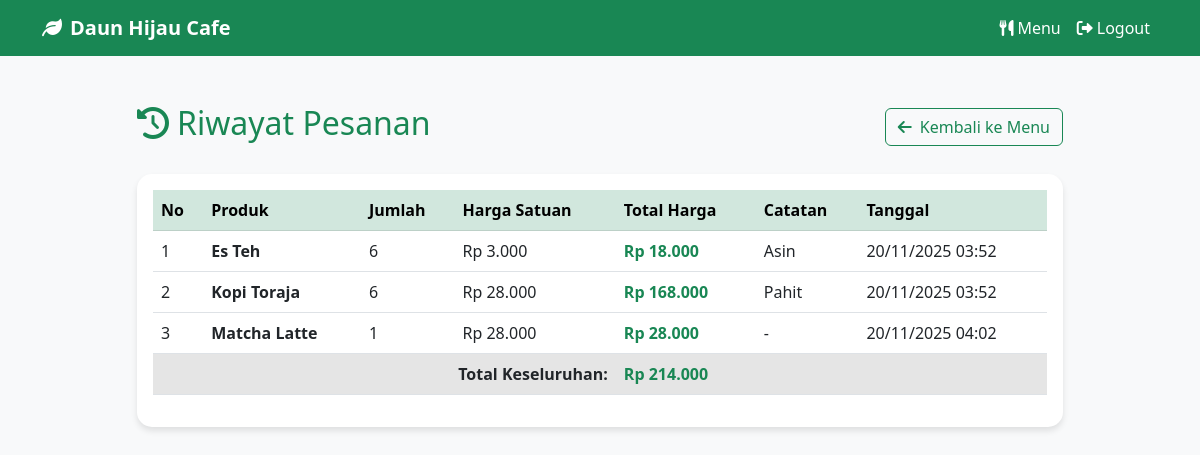
Screenshot of /users/order_history.php (signed in) with the database file from the repository.
### tables this page shows
CREATE TABLE `orders` (
  `id` int NOT NULL,
  `user_id` int NOT NULL,
  `product_id` int NOT NULL,
  `quantity` int NOT NULL,
  `notes` text,
  `order_date` timestamp NULL DEFAULT CURRENT_TIMESTAMP
);

CREATE TABLE `products` (
  `id` int NOT NULL,
  `name` varchar(100) NOT NULL,
  `description` varchar(100) NOT NULL,
  `price` int NOT NULL,
  `category` varchar(100) NOT NULL
);

### users/order_history.php (the view, shortened to what this page needs)
<?php
include 'env.php';
$user_id = $_SESSION['user_id'];
$query = "SELECT o.*, p.name as product_name, p.price as product_price
          FROM orders o
          JOIN products p ON o.product_id = p.id
          WHERE o.user_id = '$user_id'
          ORDER BY o.order_date ASC";
$result = $koneksi->query($query);
?>
<!DOCTYPE html>
<html lang="id">
<head>
    <link href="https://cdn.jsdelivr.net/npm/bootstrap@5.3.0/dist/css/bootstrap.min.css" rel="stylesheet">
    <link href="https://cdnjs.cloudflare.com/ajax/libs/font-awesome/6.0.0/css/all.min.css" rel="stylesheet">
</head>
<body>
    <nav class="navbar navbar-expand-lg navbar-dark bg-success fixed-top">
        <div class="container">
            <a class="navbar-brand fw-bold" href="../index.php">
                <i class="fas fa-leaf me-2"></i>Daun Hijau Cafe
            </a>
            <div class="navbar-nav ms-auto">
                <a class="nav-link text-white" href="menuUser.php">
                    <i class="fas fa-utensils me-1"></i>Menu
                </a>
                <a class="nav-link text-white" href="../logout.php">
                    <i class="fas fa-sign-out-alt me-1"></i>Logout
                </a>
            </div>
        </div>
    </nav>
    <div class="container mt-4">
        <div class="row justify-content-center">
            <div class="col-md-10">
                <div class="d-flex justify-content-between align-items-center mb-4">
                    <h2 class="text-success">
                        <i class="fas fa-history me-2"></i>Riwayat Pesanan
                    </h2>
                    <a href="menuUser.php" class="btn btn-outline-success">
                        <i class="fas fa-arrow-left me-2"></i>Kembali ke Menu
                    </a>
                </div>
                <div class="card">
                    <div class="card-body">
                        <?php if ($result->num_rows > 0): ?>
                        <div class="table-responsive">
                            <table class="table table-hover">
                                <thead class="table-success">
                                    <tr>
                                        <th>No</th>
                                        <th>Produk</th>
                                        <th>Jumlah</th>
                                        <th>Harga Satuan</th>
                                        <th>Total Harga</th>
                                        <th>Catatan</th>
                                        <th>Tanggal</th>
                                    </tr>
                                </thead>
                                <tbody>
                                    <?php
                                        $no = 1;
                                        $total_keseluruhan = 0;
                                        while ($order = $result->fetch_assoc()):
                                            $subtotal = $order['product_price'] * $order['quantity'];
                                            $total_keseluruhan += $subtotal;
                                        ?>
                                    <tr>
                                        <td><?php echo $no++; ?></td>
                                        <td>
                                            <strong><?php echo htmlspecialchars($order['product_name']); ?></strong>
                                        </td>
                                        <td><?php echo $order['quantity']; ?></td>
                                        <td>Rp <?php echo number_format($order['product_price'], 0, ',', '.'); ?></td>
                                        <td class="fw-bold text-success">
                                            Rp <?php echo number_format($subtotal, 0, ',', '.'); ?>
                                        </td>
                                        <td><?php echo htmlspecialchars($order['notes'] ?: '-'); ?></td>
                                        <td><?php echo date('d/m/Y H:i', strtotime($order['order_date'])); ?></td>
                                    </tr>
                                    <?php endwhile; ?>
                                    <tr class="table-active">
                                        <td colspan="4" class="text-end"><strong>Total Keseluruhan:</strong></td>
                                        <td colspan="3" class="fw-bold text-success">
                                            <strong>Rp
                                                <?php echo number_format($total_keseluruhan, 0, ',', '.'); ?></strong>
                                        </td>
                                    </tr>
                                </tbody>
                            </table>
                        </div>
                        <?php endif; ?>
                    </div>
                </div>
            </div>
        </div>
    </div>
</body>
</html>

### users/order_history.php (style rules this page uses)
body { background-color: #f8f9fa; padding-top: 80px; }
.card { border: none; border-radius: 15px; box-shadow: 0 4px 6px rgba(0, 0, 0, 0.1); }

### rows the page displays
orders: product.name "Es Teh", quantity "6", product.price "3.000", subtotal "18.000", notes "Asin", order_date "20/11/2025 03:52"
orders: product.name "Kopi Toraja", quantity "6", product.price "28.000", subtotal "168.000", notes "Pahit", order_date "20/11/2025 03:52"
orders: product.name "Matcha Latte", quantity "1", product.price "28.000", subtotal "28.000", notes "-", order_date "20/11/2025 04:02"

### other values shown
$total_keseluruhan "214.000"
